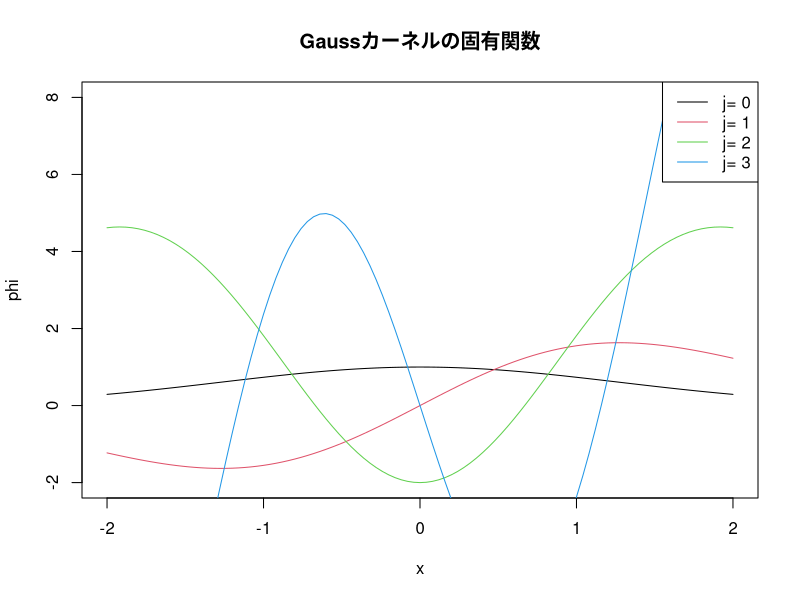
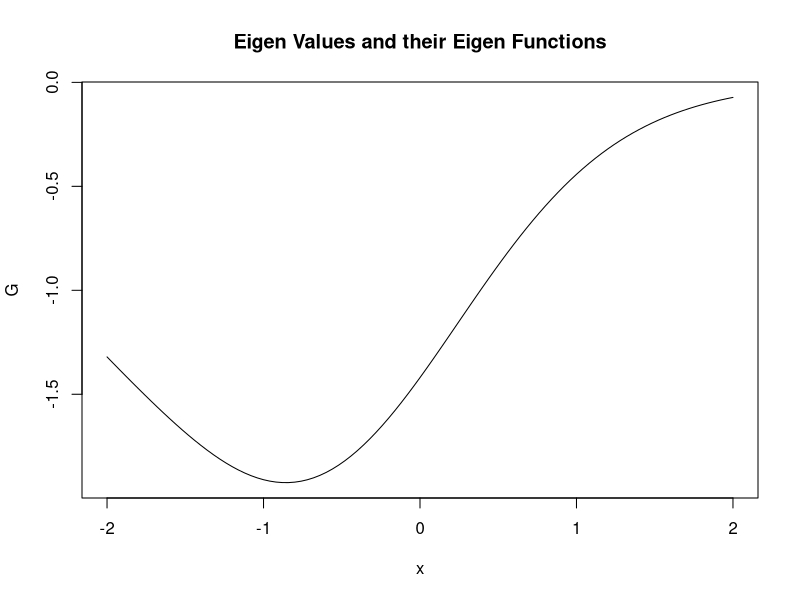

The R source for these figures, in order:
# 第3章 再生核Hilbert空間

## 3.1 RKHS

## 3.2 Sobolev空間

## 3.3 Mercerの定理

### 例59

Hermite=function(j){   ##  R言語は添字が1から
  if(j==0)return(1)
  a=rep(0,j+2); b=rep(0,j+2)
  a[1]=1
  for(i in 1:j){
    b[1]=-a[2]
    for(k in 1:(i+1))b[k+1]=2*a[k]-(k+1)*a[k+2]
    a=b
  }
  return(b[1:(j+1)])   ## Hermite多項式の係数を出力
}

Hermite(2)             ## 2次のHermite多項式
Hermite(3)             ## 3次のHermite多項式
Hermite(4)             ## 4次のHermite多項式

H=function(j,x){
  coef=Hermite(j)
  S=0
  for(i in 0:j) S=S+coef[i+1]*x^i
  return(S)
}

cc=sqrt(5)/4; a=1/4
phi=function(j,x) exp(-(cc-a)*x^2)*H(j,sqrt(2*cc)*x)
curve(phi(0,x),-2,2, ylim=c(-2,8),col=1,ylab="phi")
for(i in 1:3)curve(phi(i,x),-2,2, ylim=c(-2,8), add=TRUE, ann=FALSE, col=i+1)
legend("topright",legend=paste("j=",0:3),lwd=1, col=1:4)
title("Gaussカーネルの固有関数")


### 例62

## カーネルの定義
sigma=1; k=function(x,y)exp(-(x-y)^2/sigma^2)

## mサンプルの発生とグラム行列の設定
m=300; x=rnorm(m)-2*rnorm(m)^2+3*rnorm(m)^3

## 固有値・固有ベクトルの計算
K=matrix(0,m,m)
for(i in 1:m)for(j in 1:m)K[i,j]=k(x[i],x[j])
  eig=eigen(K)
  lam.m=eig$values
  lam=lam.m/m
  U=eig$vector
  alpha=array(0,dim=c(m,m))
  for(i in 1:m)alpha[,i]=U[,i]*sqrt(m)/lam.m[i]
  
## グラフの表示
F=function(y,i){
  S=0; for(j in 1:m)S=S+alpha[j,i]*k(x[j],y)
  return(S)
}
i=1  ## i の値を変えて実行する。
G=function(y)F(y,i)
plot(G,xlim=c(-2,2))
title("Eigen Values and their Eigen Functions")
